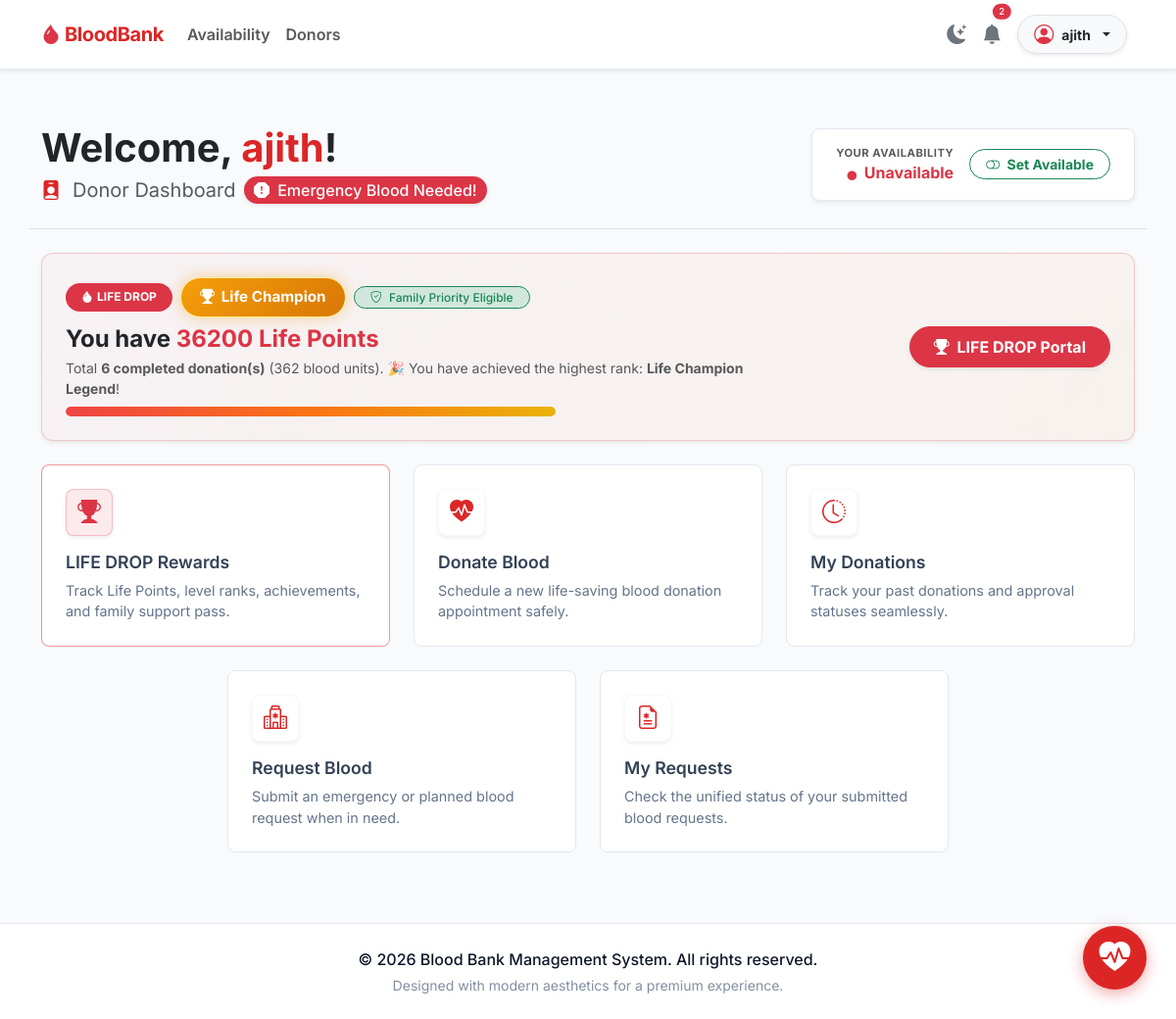
The app's page /dashboard/ (signed in) with its own data.
### accounts/models.py (models this page shows, shortened)
class User(AbstractUser):
    ROLE_CHOICES = (
        ('ADMIN', 'Admin'),
        ('DONOR', 'Donor'),
        ('REQUESTER', 'Requester'),
    )
    role       = models.CharField(max_length=20, choices=ROLE_CHOICES)
    email      = models.EmailField(unique=True, blank=True, default='')
    phone      = models.CharField(max_length=20, blank=True, default='')
    is_active  = models.BooleanField(default=True)   # used for account deactivation

### donors/models.py (models this page shows, shortened)
class Donor(models.Model):
    user = models.OneToOneField(User, on_delete=models.CASCADE, related_name='donor_profile')
    blood_group = models.ForeignKey(BloodGroup, on_delete=models.CASCADE)
    phone = models.CharField(max_length=15, unique=True)
    age = models.PositiveIntegerField()
    gender = models.CharField(max_length=10)
    weight = models.FloatField()
    health_issue = models.BooleanField(default=False)
    health_issue_description = models.TextField(blank=True, null=True)
    health_document = models.FileField(
        upload_to='health_documents/',
        blank=True, null=True,
        help_text='Medical certificate, prescription, or any supporting document (PDF, JPG, PNG)'
    )
    ELIGIBILITY_CHOICES = (
        ('ELIGIBLE', 'Eligible'),
        ('PENDING', 'Pending Approval'),
        ('REJECTED', 'Rejected'),
    )
    eligibility_status = models.CharField(max_length=20, choices=ELIGIBILITY_CHOICES, default='ELIGIBLE')
    availability = models.BooleanField(default=True)
    address = models.CharField(max_length=255, blank=True, null=True)
    pincode = models.CharField(max_length=10, blank=True, null=True)
    city = models.CharField(max_length=100, blank=True, null=True)
    state = models.CharField(max_length=100, blank=True, null=True)
    nation = models.CharField(max_length=100, blank=True, null=True)
    life_points = models.PositiveIntegerField(
        default=0,
        help_text="Total Life Points earned through verified blood donations."
    )
    @property
    def reward_info(self):
        donations = list(self.donation_set.all())
        total_units = sum(d.units for d in donations)
        effective_points = self.life_points
        if effective_points == 0 and total_units > 0:
            effective_points = total_units * 100
            Donor.objects.filter(pk=self.pk).update(life_points=effective_points)
            self.life_points = effective_points
        points = effective_points
        if points >= 1000:
            level_name = "Life Champion"
            level_icon = "bi-trophy-fill"
            badge_bg = "bg-warning text-dark border border-warning"
            badge_color = "#ffc107"
            next_level_name = None
            next_level_points = 1000
            points_needed = 0
            progress_percent = 100
        return {
            'points': points,
            'level_name': level_name,
            'level_icon': level_icon,
            'badge_bg': badge_bg,
            'badge_color': badge_color,
            'next_level_name': next_level_name,
            'next_level_points': next_level_points,
            'points_needed': points_needed,
            'progress_percent': progress_percent,
            'total_donations': len(donations),
            'total_units': total_units,
            'family_support_eligible': len(donations) >= 1,
        }

### requests_app/models.py (models this page shows, shortened)
class Donation(models.Model):
    donor = models.ForeignKey(Donor, on_delete=models.CASCADE)
    blood_group = models.ForeignKey(BloodGroup, on_delete=models.CASCADE)
    units = models.PositiveIntegerField()
    donation_date = models.DateTimeField(auto_now_add=True)

### accounts/views.py (the view)
# urls.py: path('dashboard/', dashboard, name='dashboard'),
@login_required
def dashboard(request):
    user = request.user
    if not user.role:
        return redirect('login')
    if user.role == 'ADMIN':
        from agents.models import AgentExecutionLog
        from django.db.models import Sum
        ai_logs = AgentExecutionLog.objects.select_related('blood_request', 'blood_request__user')
        ai_total_runs = ai_logs.count()
        ai_donors_notified = ai_logs.aggregate(Sum('donors_notified_count'))['donors_notified_count__sum'] or 0
        pending_prescriptions = BloodRequest.objects.filter(status='PENDING').exclude(prescription_document='').count()
        stats = {
            'total_donors':          Donor.objects.count(),
            'total_requests':        BloodRequest.objects.count(),
            'pending_requests':      BloodRequest.objects.filter(status='PENDING').count(),
            'pending_health':        Donor.objects.filter(eligibility_status='PENDING').count(),
            'total_donations':       Donation.objects.count(),
            'low_stock':             BloodStock.objects.filter(units_available__lt=5).count(),
            'unread_messages':       ContactAdminMessage.objects.filter(is_read=False).count(),
            'ai_total_runs':         ai_total_runs,
            'ai_donors_notified':    ai_donors_notified,
            'pending_prescriptions': pending_prescriptions,
        }
        recent_ai_logs = ai_logs[:5]
        return render(request, 'admin_dashboard.html', {
            'stats': stats,
            'recent_ai_logs': recent_ai_logs,
        })
    elif user.role == 'DONOR':
        has_emergency = BloodRequest.objects.filter(
            status='PENDING', urgency='EMERGENCY'
        ).exists()
        try:
            donor = Donor.objects.get(user=user)
        except Donor.DoesNotExist:
            donor = None
        return render(request, 'donor_dashboard.html', {
            'has_emergency': has_emergency,
            'donor': donor,
        })
    elif user.role == 'REQUESTER':
        return render(request, 'requester_dashboard.html')
    return redirect('login')

### templates/donor_dashboard.html (shortened to what this page needs)
{% extends 'base.html' %}
{% block content %}
<div class="row mb-4 align-items-center border-bottom pb-4 mt-3">
    <div class="col-md-8">
        <h2 class="text-dark fw-bold mb-1" style="font-size: 2.5rem;">
            Welcome, <span style="color: var(--primary);">{{ request.user.get_full_name|default:request.user.username }}</span>!
        </h2>
        <p class="text-muted fs-5 mb-0 d-flex align-items-center flex-wrap gap-2">
            <i class="bi bi-person-badge-fill me-1" style="color: var(--primary);"></i> Donor Dashboard
            {% if has_emergency %}
                <span class="badge bg-danger fs-6 rounded-pill shadow-sm animate-pulse">
                    <i class="bi bi-exclamation-octagon-fill me-1"></i> Emergency Blood Needed!
                </span>
            {% endif %}
        </p>
    </div>
    {% if donor %}
    <div class="col-md-4 text-md-end mt-3 mt-md-0">
        <div class="d-inline-flex align-items-center gap-3 premium-card px-4 py-3 shadow-sm">
            <div>
                <div class="text-muted small fw-bold text-uppercase" style="font-size:0.7rem;letter-spacing:.5px;">Your Availability</div>
                {% if donor.availability %}
                    <div class="fw-bold text-success"><i class="bi bi-circle-fill me-1" style="font-size:.6rem;"></i> Available</div>
                {% else %}
                    <div class="fw-bold text-danger"><i class="bi bi-circle-fill me-1" style="font-size:.6rem;"></i> Unavailable</div>
                {% endif %}
            </div>
            <form method="POST" action="{% url 'toggle_availability' %}" class="m-0">
                {% if donor.availability %}
                    <button type="submit" class="btn btn-sm btn-outline-danger rounded-pill px-3 fw-bold">
                        <i class="bi bi-toggle-on me-1"></i> Set Unavailable
                    </button>
                {% else %}
                    <button type="submit" class="btn btn-sm btn-outline-success rounded-pill px-3 fw-bold">
                        <i class="bi bi-toggle-off me-1"></i> Set Available
                    </button>
                {% endif %}
            </form>
        </div>
    </div>
    {% endif %}
</div>
{% if donor %}
<div class="life-drop-card p-4 mb-4 shadow-sm">
    <div class="row align-items-center">
        <div class="col-lg-8">
            <div class="d-flex align-items-center gap-2 mb-2 flex-wrap">
                <span class="badge bg-danger rounded-pill px-3 py-2 fw-bold d-inline-flex align-items-center gap-1">
                    <i class="bi bi-droplet-fill"></i> LIFE DROP
                </span>
                <span class="reward-tier-badge {% if donor.reward_info.level_name == 'Life Champion' %}reward-tier-champion{% elif donor.reward_info.level_name == 'Life Hero' %}reward-tier-hero{% elif donor.reward_info.level_name == 'Life Guardian' %}reward-tier-guardian{% else %}reward-tier-saver{% endif %}">
                    <i class="bi {{ donor.reward_info.level_icon }}"></i> {{ donor.reward_info.level_name }}
                </span>
                {% if donor.reward_info.family_support_eligible %}
                    <span class="badge bg-success-subtle text-success border border-success rounded-pill px-3 py-1">
                        <i class="bi bi-shield-check me-1"></i> Family Priority Eligible
                    </span>
                {% endif %}
            </div>
            <h4 class="fw-bold text-dark mb-1">
                You have <span class="text-danger">{{ donor.reward_info.points }} Life Points</span>
            </h4>
            <p class="text-muted small mb-2">
                Total <strong>{{ donor.reward_info.total_donations }} completed donation(s)</strong> ({{ donor.reward_info.total_units }} blood units).
                {% if donor.reward_info.next_level_name %}
                    Need <strong>{{ donor.reward_info.points_needed }} more Pts</strong> to reach <strong>{{ donor.reward_info.next_level_name }}</strong>.
                {% else %}
                    🎉 You have achieved the highest rank: <strong>Life Champion Legend</strong>!
                {% endif %}
            </p>
            <div class="progress progress-life-drop mb-0" style="max-width: 500px; height: 10px;">
                <div class="progress-bar progress-life-bar" role="progressbar" style="width: {{ donor.reward_info.progress_percent }}%;"></div>
            </div>
        </div>
        <div class="col-lg-4 text-lg-end mt-3 mt-lg-0">
            <a href="{% url 'donor_rewards' %}" class="btn btn-danger rounded-pill px-4 py-2 fw-bold shadow-sm">
                <i class="bi bi-trophy-fill me-1"></i> LIFE DROP Portal
            </a>
        </div>
    </div>
</div>
{% endif %}
<div class="row justify-content-center g-4 mb-5">
    <div class="col-md-6 col-lg-4 col-xl-2-4">
        <a href="{% url 'donor_rewards' %}" class="dash-card h-100 border-danger border-opacity-50">
            <div class="icon-wrapper bg-danger bg-opacity-10 text-danger border border-danger border-opacity-25 shadow-sm">
                <i class="bi bi-trophy-fill"></i>
            </div>
            <h4>LIFE DROP Rewards</h4>
            <p>Track Life Points, level ranks, achievements, and family support pass.</p>
        </a>
    </div>
    <div class="col-md-6 col-lg-4 col-xl-2-4">
        <a href="{% url 'add_donation' %}" class="dash-card h-100">
            <div class="icon-wrapper bg-white border border-light shadow-sm">
                <i class="bi bi-heart-pulse-fill"></i>
            </div>
            <h4>Donate Blood</h4>
            <p>Schedule a new life-saving blood donation appointment safely.</p>
        </a>
    </div>
    <div class="col-md-6 col-lg-4 col-xl-2-4">
        <a href="{% url 'my_donations' %}" class="dash-card h-100">
            <div class="icon-wrapper bg-white border border-light shadow-sm">
                <i class="bi bi-clock-history"></i>
            </div>
            <h4>My Donations</h4>
            <p>Track your past donations and approval statuses seamlessly.</p>
        </a>
    </div>
    <div class="col-md-6 col-lg-4 col-xl-2-4">
        <a href="{% url 'request_blood' %}" class="dash-card h-100">
            <div class="icon-wrapper bg-white border border-light shadow-sm">
                <i class="bi bi-hospital"></i>
            </div>
            <h4>Request Blood</h4>
            <p>Submit an emergency or planned blood request when in need.</p>
        </a>
    </div>
    <div class="col-md-6 col-lg-4 col-xl-2-4">
        <a href="{% url 'my_requests' %}" class="dash-card h-100">
            <div class="icon-wrapper bg-white border border-light shadow-sm">
                <i class="bi bi-file-earmark-medical"></i>
            </div>
            <h4>My Requests</h4>
            <p>Check the unified status of your submitted blood requests.</p>
        </a>
    </div>
</div>
{% endblock %}

### templates/base.html (shortened to what this page needs)
{% load static %}
<!DOCTYPE html>
<html lang="en">
<head>
    <link href="https://cdn.jsdelivr.net/npm/bootstrap@5.3.0/dist/css/bootstrap.min.css" rel="stylesheet">
    <link rel="stylesheet" href="https://cdn.jsdelivr.net/npm/bootstrap-icons@1.10.5/font/bootstrap-icons.css">
    <link rel="stylesheet" href="{% static 'css/style.css' %}?v=1.1">
</head>
<body>
    <nav class="navbar navbar-expand-lg sticky-top shadow-sm">
        <div class="container">
            <a class="navbar-brand fw-bold" href="/">
                <i class="bi bi-droplet-fill text-danger"></i> BloodBank
            </a>
            <div class="collapse navbar-collapse" id="navbarNav">
                <ul class="navbar-nav me-auto mb-2 mb-lg-0">
                    <li class="nav-item">
                        <a class="nav-link fw-semibold" href="{% url 'blood_availability' %}">Availability</a>
                    </li>
                    <li class="nav-item">
                        <a class="nav-link fw-semibold" href="{% url 'donor_search' %}">Donors</a>
                    </li>
                </ul>
                <ul class="navbar-nav ms-auto align-items-center">
                    <li class="nav-item me-3">
                        <button class="btn btn-link nav-link px-0 text-secondary" id="themeToggle" title="Toggle Dark/Light Mode">
                            <i class="bi bi-moon-stars-fill fs-5" id="themeIcon"></i>
                        </button>
                    </li>
                    {% if request.user.is_authenticated %}
                        <li class="nav-item me-3 position-relative">
                            <a href="{% url 'notifications_view' %}" class="nav-link px-0 text-secondary" title="Notifications">
                                <i class="bi bi-bell-fill fs-5"></i>
                                {% if unread_notif_count > 0 %}
                                    <span class="position-absolute top-0 start-100 translate-middle badge rounded-pill bg-danger shadow-sm" style="font-size: 0.6rem; padding: 0.35em 0.65em;">
                                        {{ unread_notif_count }}
                                    </span>
                                {% endif %}
                            </a>
                        </li>
                        <li class="nav-item dropdown me-2">
                            <a class="nav-link dropdown-toggle d-flex align-items-center gap-2 py-1 px-3 bg-light border rounded-pill shadow-sm text-dark" href="#" id="userDropdown" role="button" data-bs-toggle="dropdown" aria-expanded="false">
                                <i class="bi bi-person-circle fs-5 text-danger"></i>
                                <span class="fw-bold small">{{ request.user.get_full_name|default:request.user.username }}</span>
                            </a>
                        </li>
                    {% endif %}
                </ul>
            </div>
        </div>
    </nav>
    <main class="flex-grow-1 py-4">
        <div class="container pt-3">
            {% block content %}
            {% endblock %}
        </div>
    </main>
    <footer>
        <div class="container">
            <p class="mb-0 fw-medium">
                &copy; {{ request.user.last_login|date:"Y"|default:"2026" }} Blood Bank Management System. All rights reserved.
            </p>
            <p class="small mt-1 mb-0" style="color: var(--text-muted); opacity: 0.8;">Designed with modern aesthetics for a premium experience.</p>
        </div>
    </footer>
    {% if request.user.is_authenticated %}
        <a href="{% url 'request_blood' %}" class="floating-emergency-btn shadow-hover" title="Emergency Blood Request">
            <i class="bi bi-heart-pulse-fill"></i>
        </a>
    {% endif %}
</body>
</html>

### records on screen
User: user.get_full_name "ajith", user.last_login "2026"
Donor: reward_info.level_name "Life Champion", reward_info.points "36200", reward_info.total_donations "6", reward_info.total_units "362"

### other values on screen
{{ unread_notif_count }} "2"
